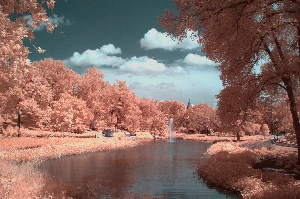
#> input picture photography/use/0.jpg, 300 x 199 px, given as the content of the folder source, which was not available
$ python build.py
#> lines starting #> are read from the running program, lines starting #| are printed output that depends on the picture
import os
import numpy as np
import cv2
from tqdm import tqdm

ASPECT_RATIO = 1

MAX_DIM = 600

def get_paths(dirname):
    IMG_EXTS = ['.jpg','.JPG','.jpeg','.JPEG','.png','.PNG']
    return [os.path.join(r,x) for r,d,y in os.walk(dirname) for x in y if np.any([x.endswith(j) for j in IMG_EXTS])]

def resize(paths):
    idx = 0

    for path in tqdm(paths):
        img = np.array(cv2.imread(path))
#> img is the input picture: shape (199, 300, 3); mean B, G, R 97.5, 104.5, 131.4

        scaler = min([MAX_DIM / x for x in img.shape[:2]])
#> scaler = 2

        dim = tuple((np.array(img.shape[:2][::-1]) * scaler).astype(int))
#> dim = (600, 398)

        img = cv2.resize(img, dim, cv2.INTER_AREA)
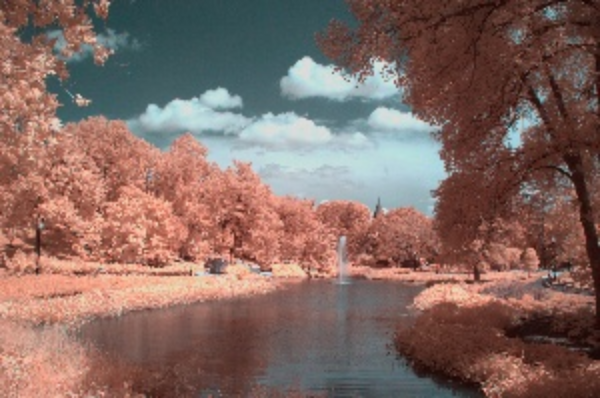
#> img: shape (398, 600, 3); mean B, G, R 97.5, 104.5, 131.3

        cv2.imwrite(f'use/{idx}.jpg',img)

        idx += 1


if __name__ == '__main__':
    img_paths = get_paths('source')
    resize(img_paths)

$ run again, on photography/use/12.jpg
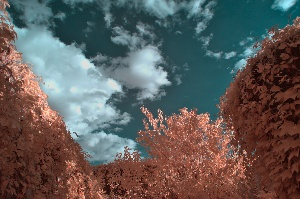
#> input picture photography/use/12.jpg, 300 x 199 px, given as the content of the folder source, which was not available
#> in resize, img is the input picture: shape (199, 300, 3); mean B, G, R 88.9, 91.4, 96.1
#> in resize, `img = cv2.resize(img, dim, cv2.INTER_AREA)`:
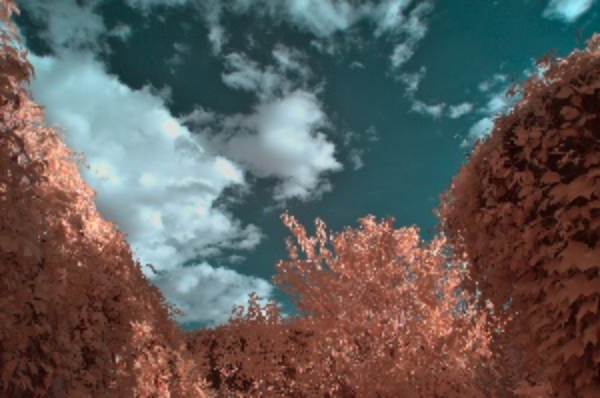
#> img: shape (398, 600, 3); mean B, G, R 88.9, 91.3, 96.1
